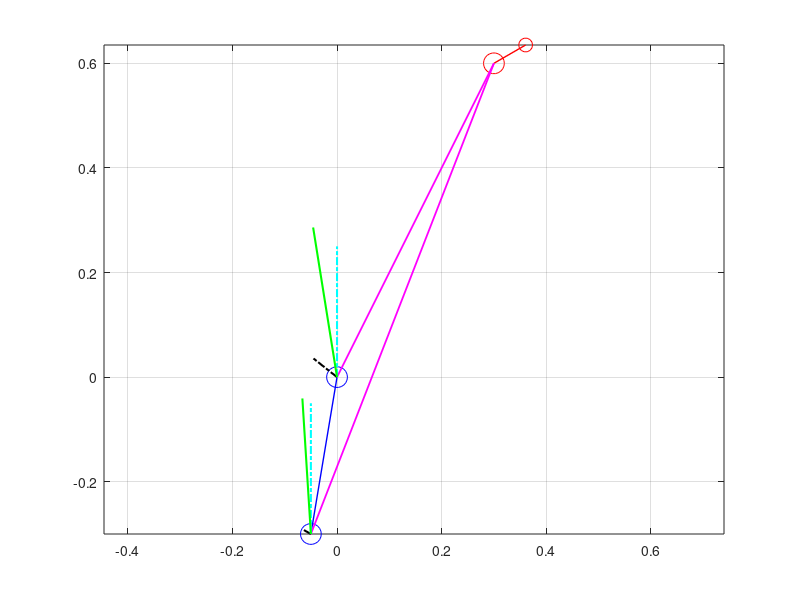

Write MATLAB code to recreate this figure.
%%
clear all ; close all ; clc;

%%
clear all ; close all ; clc;
% given
xm = 0.3;
ym = 0.6;
theta_m = pi/3;
mag = 0.01;
% sensor coordinates
s1 = [0 ; 0];
s2 = [-0.05 ; -0.3];
% magnetic dipole coordinates
m = [xm ; ym];
% magnetic dipole orientation
chk = 0.07;
m2 = [xm + chk*sin(theta_m) ; ym + chk*cos(theta_m)];
% distance from magnetic dipole to sensor
r1 = sqrt( ( m(1,1)-s1(1,1) )^2 + ( m(2,1)-s1(2,1) )^2 );
r2 = sqrt( ( m(1,1)-s2(1,1) )^2 + ( m(2,1)-s2(2,1) )^2 );
% orientation from magnetic dipole to sensor
theta_11 = atan2( s1(2,1)-m(2,1) , s1(1,1)-m(1,1) );
if theta_11 < 0
    theta_11 = theta_11 + 2*pi;
end
theta_22 = atan2( s2(2,1)-m(2,1) , s2(1,1)-m(1,1) );
if theta_22 < 0
    theta_22 = theta_22 + 2*pi;
end
theta_1 = (2*pi - theta_11) + (pi/2 - theta_m);
theta_2 = (2*pi - theta_22) + (pi/2 - theta_m);
theta_1d = theta_1*180/pi;
theta_2d = theta_2*180/pi;
% magnetic dipole magnitude : Let mag = u0*M/4*pi
dBx1 = mag / (r1^3) * 3*cos(theta_1)*sin(theta_1);
dBy1 = mag / (r1^3) * (3*cos(theta_1)^2 - 1);
dBx2 = mag / (r2^3) * 3*cos(theta_2)*sin(theta_2);
dBy2 = mag / (r2^3) * (3*cos(theta_2)^2 - 1);
% earth magnetism
Bex = 0;
Bey = 0.25;
Be = sqrt( Bex^2 + Bey^2 );
% total magnetic magnitude
Bx1 = Bex + dBx1;
By1 = Bey + dBy1;
B_1 = [Bx1 ; By1];
Bx2 = Bex + dBx2;
By2 = Bey + dBy2;
B_2 = [Bx2 ; By2];
% trust index
Q = (B_1/Be)'*(B_2/Be);
V = Q - 1;
% orientation error
phi_e = atan2(Bey,Bex);
phi_1 = atan2(By1,Bx1);
phi_2 = atan2(By2,Bx2);
phi_avg = (phi_1 + phi_2) / 2;
phi_errd = (phi_avg - phi_e)*180/pi;
% check geometry from figure
figure;
plot(s1(1,1),s1(2,1),'-o','MarkerSize',15,'color','b');
hold on ; grid on ; axis equal;
% two sensor line
plot(s2(1,1),s2(2,1),'-o','MarkerSize',15,'color','b');
plot([s1(1,1) s2(1,1)],[s1(2,1) s2(2,1)],'LineWidth',1,'Color','b');
% magnetic dipole direction
plot(m(1,1),m(2,1),'-o','MarkerSize',15,'color','r');
plot(m2(1,1),m2(2,1),'-o','MarkerSize',10,'color','r');
plot([m(1,1) m2(1,1)],[m(2,1) m2(2,1)],'LineWidth',1,'Color','r');
% two sensor to magnetic dipole line
plot([m(1,1) s1(1,1)],[m(2,1) s1(2,1)],'LineWidth',1.3,'Color','m');
plot([m(1,1) s2(1,1)],[m(2,1) s2(2,1)],'LineWidth',1.3,'Color','m');
% delta magnetic dipole vector
plot([s1(1,1) s1(1,1)+dBx1],[s1(2,1) s1(2,1)+dBy1],'-.','LineWidth',1.5,'Color','k');
plot([s2(1,1) s2(1,1)+dBx2],[s2(2,1) s2(2,1)+dBy2],'-.','LineWidth',1.5,'Color','k');
% earth magnetism vector
plot([s1(1,1) s1(1,1)+Bex],[s1(2,1) s1(2,1)+Bey],'-.','LineWidth',1.5,'Color','c');
plot([s2(1,1) s2(1,1)+Bex],[s2(2,1) s2(2,1)+Bey],'-.','LineWidth',1.5,'Color','c');
% total magnetic dipole vector
plot([s1(1,1) s1(1,1)+Bx1],[s1(2,1) s1(2,1)+By1],'LineWidth',1.5,'Color','g');
plot([s2(1,1) s2(1,1)+Bx2],[s2(2,1) s2(2,1)+By2],'LineWidth',1.5,'Color','g');

